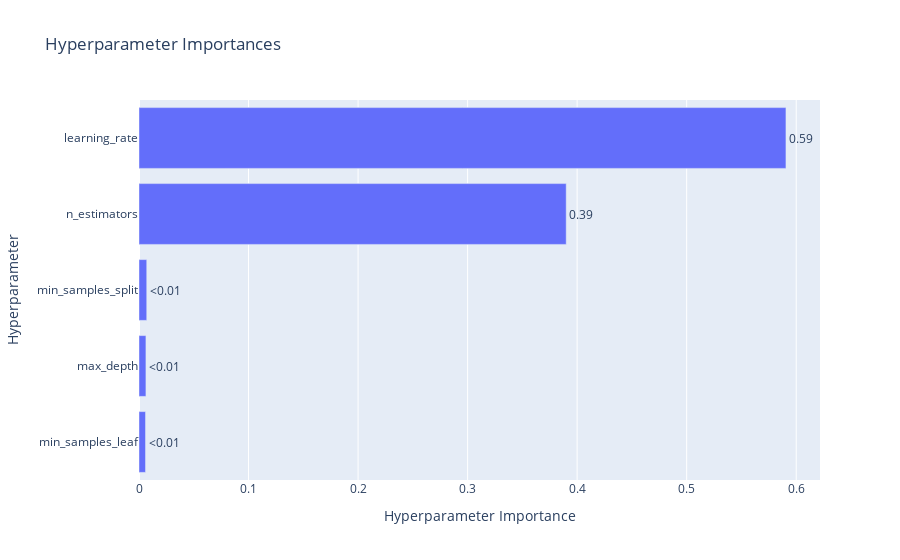

The cell this chart's notebook holds for it:
### Code cell
plot_param_importances(study)

### Figure 1 — Plotly figure (JSON) as saved in the notebook; plotly's stock layout.template omitted (floating-point values rounded to 4 significant figures)
{"data": [{"cliponaxis": false, "hovertemplate": ["min_samples_leaf (IntDistribution): 0.005954505840668557<extra></extra>", "max_depth (IntDistribution): 0.006330979505305526<extra></extra>", "min_samples_split (IntDistribution): 0.007067110505222872<extra></extra>", "n_estimators (IntDistribution): 0.3900172355190967<extra></extra>", "learning_rate (FloatDistribution): 0.5906301686297063<extra></extra>"], "name": "Objective Value", "orientation": "h", "text": ["<0.01", "<0.01", "<0.01", "0.39", "0.59"], "textposition": "outside", "type": "bar", "x": [0.005955, 0.006331, 0.007067, 0.39, 0.5906], "y": ["min_samples_leaf", "max_depth", "min_samples_split", "n_estimators", "learning_rate"]}], "layout": {"title": {"text": "Hyperparameter Importances"}, "xaxis": {"title": {"text": "Hyperparameter Importance"}}, "yaxis": {"title": {"text": "Hyperparameter"}}}}
